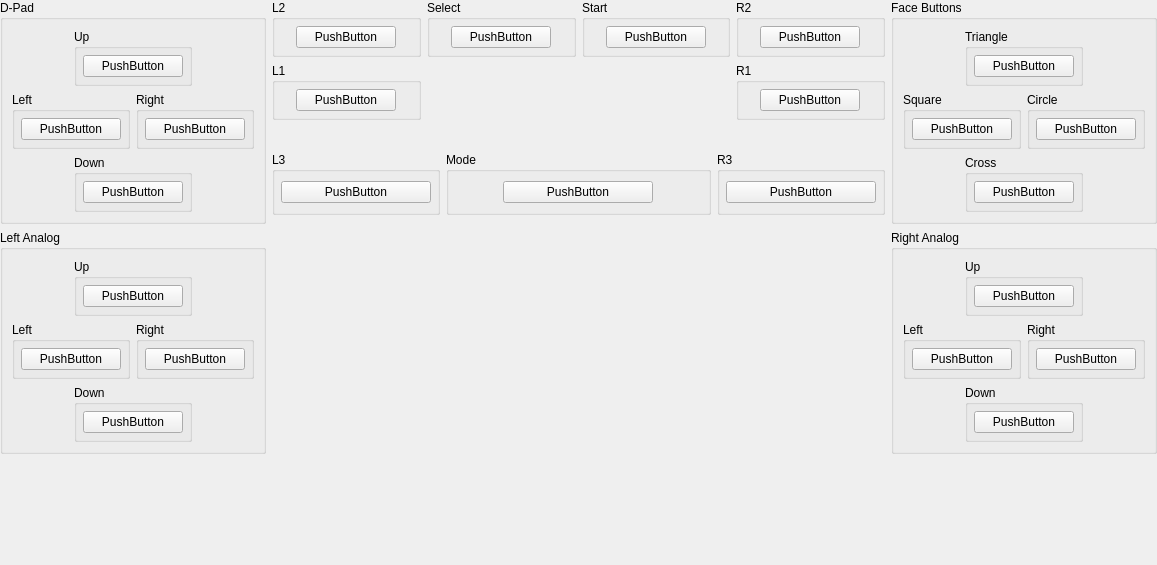
<?xml version="1.0" encoding="UTF-8"?>
<ui version="4.0">
 <class>ControllerBindingWidget_AnalogJoystick</class>
 <widget class="QWidget" name="ControllerBindingWidget_AnalogJoystick">
  <property name="geometry">
   <rect>
    <x>0</x>
    <y>0</y>
    <width>1157</width>
    <height>565</height>
   </rect>
  </property>
  <property name="sizePolicy">
   <sizepolicy hsizetype="MinimumExpanding" vsizetype="Preferred">
    <horstretch>0</horstretch>
    <verstretch>0</verstretch>
   </sizepolicy>
  </property>
  <property name="minimumSize">
   <size>
    <width>1100</width>
    <height>500</height>
   </size>
  </property>
  <layout class="QGridLayout" name="gridLayout_35">
   <property name="leftMargin">
    <number>0</number>
   </property>
   <property name="topMargin">
    <number>0</number>
   </property>
   <property name="rightMargin">
    <number>0</number>
   </property>
   <property name="bottomMargin">
    <number>0</number>
   </property>
   <item row="0" column="0" rowspan="3">
    <layout class="QVBoxLayout" name="verticalLayout_2">
     <item>
      <widget class="QGroupBox" name="groupBox">
       <property name="title">
        <string>D-Pad</string>
       </property>
       <layout class="QGridLayout" name="gridLayout_5">
        <item row="3" column="1" colspan="2">
         <widget class="QGroupBox" name="groupBox_5">
          <property name="title">
           <string>Down</string>
          </property>
          <layout class="QGridLayout" name="gridLayout_4">
           <property name="leftMargin">
            <number>6</number>
           </property>
           <property name="topMargin">
            <number>6</number>
           </property>
           <property name="rightMargin">
            <number>6</number>
           </property>
           <property name="bottomMargin">
            <number>6</number>
           </property>
           <item row="0" column="0">
            <widget class="InputBindingWidget" name="Down">
             <property name="minimumSize">
              <size>
               <width>100</width>
               <height>0</height>
              </size>
             </property>
             <property name="maximumSize">
              <size>
               <width>100</width>
               <height>16777215</height>
              </size>
             </property>
             <property name="text">
              <string>PushButton</string>
             </property>
            </widget>
           </item>
          </layout>
         </widget>
        </item>
        <item row="2" column="0" colspan="2">
         <widget class="QGroupBox" name="groupBox_3">
          <property name="title">
           <string>Left</string>
          </property>
          <layout class="QGridLayout" name="gridLayout_2">
           <property name="leftMargin">
            <number>6</number>
           </property>
           <property name="topMargin">
            <number>6</number>
           </property>
           <property name="rightMargin">
            <number>6</number>
           </property>
           <property name="bottomMargin">
            <number>6</number>
           </property>
           <item row="0" column="0">
            <widget class="InputBindingWidget" name="Left">
             <property name="minimumSize">
              <size>
               <width>100</width>
               <height>0</height>
              </size>
             </property>
             <property name="maximumSize">
              <size>
               <width>100</width>
               <height>16777215</height>
              </size>
             </property>
             <property name="text">
              <string>PushButton</string>
             </property>
            </widget>
           </item>
          </layout>
         </widget>
        </item>
        <item row="0" column="1" colspan="2">
         <widget class="QGroupBox" name="groupBox_2">
          <property name="title">
           <string>Up</string>
          </property>
          <layout class="QGridLayout" name="gridLayout">
           <property name="leftMargin">
            <number>6</number>
           </property>
           <property name="topMargin">
            <number>6</number>
           </property>
           <property name="rightMargin">
            <number>6</number>
           </property>
           <property name="bottomMargin">
            <number>6</number>
           </property>
           <item row="0" column="0">
            <widget class="InputBindingWidget" name="Up">
             <property name="minimumSize">
              <size>
               <width>100</width>
               <height>0</height>
              </size>
             </property>
             <property name="maximumSize">
              <size>
               <width>100</width>
               <height>16777215</height>
              </size>
             </property>
             <property name="text">
              <string>PushButton</string>
             </property>
            </widget>
           </item>
          </layout>
         </widget>
        </item>
        <item row="2" column="2" colspan="2">
         <widget class="QGroupBox" name="groupBox_4">
          <property name="title">
           <string>Right</string>
          </property>
          <layout class="QGridLayout" name="gridLayout_3">
           <property name="leftMargin">
            <number>6</number>
           </property>
           <property name="topMargin">
            <number>6</number>
           </property>
           <property name="rightMargin">
            <number>6</number>
           </property>
           <property name="bottomMargin">
            <number>6</number>
           </property>
           <item row="0" column="0">
            <widget class="InputBindingWidget" name="Right">
             <property name="minimumSize">
              <size>
               <width>100</width>
               <height>0</height>
              </size>
             </property>
             <property name="maximumSize">
              <size>
               <width>100</width>
               <height>16777215</height>
              </size>
             </property>
             <property name="text">
              <string>PushButton</string>
             </property>
            </widget>
           </item>
          </layout>
         </widget>
        </item>
       </layout>
      </widget>
     </item>
     <item>
      <widget class="QGroupBox" name="groupBox_6">
       <property name="title">
        <string>Left Analog</string>
       </property>
       <layout class="QGridLayout" name="gridLayout_6">
        <item row="3" column="1" colspan="2">
         <widget class="QGroupBox" name="groupBox_7">
          <property name="title">
           <string>Down</string>
          </property>
          <layout class="QGridLayout" name="gridLayout_7">
           <property name="leftMargin">
            <number>6</number>
           </property>
           <property name="topMargin">
            <number>6</number>
           </property>
           <property name="rightMargin">
            <number>6</number>
           </property>
           <property name="bottomMargin">
            <number>6</number>
           </property>
           <item row="0" column="0">
            <widget class="InputBindingWidget" name="LDown">
             <property name="minimumSize">
              <size>
               <width>100</width>
               <height>0</height>
              </size>
             </property>
             <property name="maximumSize">
              <size>
               <width>100</width>
               <height>16777215</height>
              </size>
             </property>
             <property name="text">
              <string>PushButton</string>
             </property>
            </widget>
           </item>
          </layout>
         </widget>
        </item>
        <item row="2" column="0" colspan="2">
         <widget class="QGroupBox" name="groupBox_8">
          <property name="title">
           <string>Left</string>
          </property>
          <layout class="QGridLayout" name="gridLayout_8">
           <property name="leftMargin">
            <number>6</number>
           </property>
           <property name="topMargin">
            <number>6</number>
           </property>
           <property name="rightMargin">
            <number>6</number>
           </property>
           <property name="bottomMargin">
            <number>6</number>
           </property>
           <item row="0" column="0">
            <widget class="InputBindingWidget" name="LLeft">
             <property name="minimumSize">
              <size>
               <width>100</width>
               <height>0</height>
              </size>
             </property>
             <property name="maximumSize">
              <size>
               <width>100</width>
               <height>16777215</height>
              </size>
             </property>
             <property name="text">
              <string>PushButton</string>
             </property>
            </widget>
           </item>
          </layout>
         </widget>
        </item>
        <item row="0" column="1" colspan="2">
         <widget class="QGroupBox" name="groupBox_9">
          <property name="title">
           <string>Up</string>
          </property>
          <layout class="QGridLayout" name="gridLayout_9">
           <property name="leftMargin">
            <number>6</number>
           </property>
           <property name="topMargin">
            <number>6</number>
           </property>
           <property name="rightMargin">
            <number>6</number>
           </property>
           <property name="bottomMargin">
            <number>6</number>
           </property>
           <item row="0" column="0">
            <widget class="InputBindingWidget" name="LUp">
             <property name="minimumSize">
              <size>
               <width>100</width>
               <height>0</height>
              </size>
             </property>
             <property name="maximumSize">
              <size>
               <width>100</width>
               <height>16777215</height>
              </size>
             </property>
             <property name="text">
              <string>PushButton</string>
             </property>
            </widget>
           </item>
          </layout>
         </widget>
        </item>
        <item row="2" column="2" colspan="2">
         <widget class="QGroupBox" name="groupBox_10">
          <property name="title">
           <string>Right</string>
          </property>
          <layout class="QGridLayout" name="gridLayout_10">
           <property name="leftMargin">
            <number>6</number>
           </property>
           <property name="topMargin">
            <number>6</number>
           </property>
           <property name="rightMargin">
            <number>6</number>
           </property>
           <property name="bottomMargin">
            <number>6</number>
           </property>
           <item row="0" column="0">
            <widget class="InputBindingWidget" name="LRight">
             <property name="minimumSize">
              <size>
               <width>100</width>
               <height>0</height>
              </size>
             </property>
             <property name="maximumSize">
              <size>
               <width>100</width>
               <height>16777215</height>
              </size>
             </property>
             <property name="text">
              <string>PushButton</string>
             </property>
            </widget>
           </item>
          </layout>
         </widget>
        </item>
       </layout>
      </widget>
     </item>
     <item>
      <spacer name="verticalSpacer_5">
       <property name="orientation">
        <enum>Qt::Vertical</enum>
       </property>
       <property name="sizeHint" stdset="0">
        <size>
         <width>20</width>
         <height>40</height>
        </size>
       </property>
      </spacer>
     </item>
    </layout>
   </item>
   <item row="0" column="1">
    <layout class="QGridLayout" name="gridLayout_27">
     <item row="1" column="3">
      <widget class="QGroupBox" name="groupBox_24">
       <property name="title">
        <string>R1</string>
       </property>
       <layout class="QGridLayout" name="gridLayout_24">
        <property name="leftMargin">
         <number>6</number>
        </property>
        <property name="topMargin">
         <number>6</number>
        </property>
        <property name="rightMargin">
         <number>6</number>
        </property>
        <property name="bottomMargin">
         <number>6</number>
        </property>
        <item row="0" column="0">
         <widget class="InputBindingWidget" name="R1">
          <property name="maximumSize">
           <size>
            <width>100</width>
            <height>16777215</height>
           </size>
          </property>
          <property name="text">
           <string>PushButton</string>
          </property>
         </widget>
        </item>
       </layout>
      </widget>
     </item>
     <item row="1" column="0">
      <widget class="QGroupBox" name="groupBox_22">
       <property name="title">
        <string>L1</string>
       </property>
       <layout class="QGridLayout" name="gridLayout_22">
        <property name="leftMargin">
         <number>6</number>
        </property>
        <property name="topMargin">
         <number>6</number>
        </property>
        <property name="rightMargin">
         <number>6</number>
        </property>
        <property name="bottomMargin">
         <number>6</number>
        </property>
        <item row="0" column="0">
         <widget class="InputBindingWidget" name="L1">
          <property name="maximumSize">
           <size>
            <width>100</width>
            <height>16777215</height>
           </size>
          </property>
          <property name="text">
           <string>PushButton</string>
          </property>
         </widget>
        </item>
       </layout>
      </widget>
     </item>
     <item row="0" column="0">
      <widget class="QGroupBox" name="groupBox_21">
       <property name="title">
        <string>L2</string>
       </property>
       <layout class="QGridLayout" name="gridLayout_21">
        <property name="leftMargin">
         <number>6</number>
        </property>
        <property name="topMargin">
         <number>6</number>
        </property>
        <property name="rightMargin">
         <number>6</number>
        </property>
        <property name="bottomMargin">
         <number>6</number>
        </property>
        <item row="0" column="0">
         <widget class="InputBindingWidget" name="L2">
          <property name="maximumSize">
           <size>
            <width>100</width>
            <height>16777215</height>
           </size>
          </property>
          <property name="text">
           <string>PushButton</string>
          </property>
         </widget>
        </item>
       </layout>
      </widget>
     </item>
     <item row="0" column="3">
      <widget class="QGroupBox" name="groupBox_23">
       <property name="title">
        <string>R2</string>
       </property>
       <layout class="QGridLayout" name="gridLayout_23">
        <property name="leftMargin">
         <number>6</number>
        </property>
        <property name="topMargin">
         <number>6</number>
        </property>
        <property name="rightMargin">
         <number>6</number>
        </property>
        <property name="bottomMargin">
         <number>6</number>
        </property>
        <item row="0" column="0">
         <widget class="InputBindingWidget" name="R2">
          <property name="maximumSize">
           <size>
            <width>100</width>
            <height>16777215</height>
           </size>
          </property>
          <property name="text">
           <string>PushButton</string>
          </property>
         </widget>
        </item>
       </layout>
      </widget>
     </item>
     <item row="0" column="2">
      <widget class="QGroupBox" name="groupBox_26">
       <property name="title">
        <string>Start</string>
       </property>
       <layout class="QGridLayout" name="gridLayout_26">
        <property name="leftMargin">
         <number>6</number>
        </property>
        <property name="topMargin">
         <number>6</number>
        </property>
        <property name="rightMargin">
         <number>6</number>
        </property>
        <property name="bottomMargin">
         <number>6</number>
        </property>
        <item row="0" column="0">
         <widget class="InputBindingWidget" name="Start">
          <property name="maximumSize">
           <size>
            <width>100</width>
            <height>16777215</height>
           </size>
          </property>
          <property name="text">
           <string>PushButton</string>
          </property>
         </widget>
        </item>
       </layout>
      </widget>
     </item>
     <item row="0" column="1">
      <widget class="QGroupBox" name="groupBox_25">
       <property name="title">
        <string>Select</string>
       </property>
       <layout class="QGridLayout" name="gridLayout_25">
        <property name="leftMargin">
         <number>6</number>
        </property>
        <property name="topMargin">
         <number>6</number>
        </property>
        <property name="rightMargin">
         <number>6</number>
        </property>
        <property name="bottomMargin">
         <number>6</number>
        </property>
        <item row="0" column="0">
         <widget class="InputBindingWidget" name="Select">
          <property name="maximumSize">
           <size>
            <width>100</width>
            <height>16777215</height>
           </size>
          </property>
          <property name="text">
           <string>PushButton</string>
          </property>
         </widget>
        </item>
       </layout>
      </widget>
     </item>
    </layout>
   </item>
   <item row="0" column="2" rowspan="3">
    <layout class="QVBoxLayout" name="verticalLayout">
     <item>
      <widget class="QGroupBox" name="groupBox_16">
       <property name="title">
        <string>Face Buttons</string>
       </property>
       <layout class="QGridLayout" name="gridLayout_16">
        <item row="3" column="1" colspan="2">
         <widget class="QGroupBox" name="groupBox_17">
          <property name="title">
           <string>Cross</string>
          </property>
          <layout class="QGridLayout" name="gridLayout_17">
           <property name="leftMargin">
            <number>6</number>
           </property>
           <property name="topMargin">
            <number>6</number>
           </property>
           <property name="rightMargin">
            <number>6</number>
           </property>
           <property name="bottomMargin">
            <number>6</number>
           </property>
           <item row="0" column="0">
            <widget class="InputBindingWidget" name="Cross">
             <property name="minimumSize">
              <size>
               <width>100</width>
               <height>0</height>
              </size>
             </property>
             <property name="maximumSize">
              <size>
               <width>100</width>
               <height>16777215</height>
              </size>
             </property>
             <property name="text">
              <string>PushButton</string>
             </property>
            </widget>
           </item>
          </layout>
         </widget>
        </item>
        <item row="2" column="0" colspan="2">
         <widget class="QGroupBox" name="groupBox_18">
          <property name="title">
           <string>Square</string>
          </property>
          <layout class="QGridLayout" name="gridLayout_18">
           <property name="leftMargin">
            <number>6</number>
           </property>
           <property name="topMargin">
            <number>6</number>
           </property>
           <property name="rightMargin">
            <number>6</number>
           </property>
           <property name="bottomMargin">
            <number>6</number>
           </property>
           <item row="0" column="0">
            <widget class="InputBindingWidget" name="Square">
             <property name="minimumSize">
              <size>
               <width>100</width>
               <height>0</height>
              </size>
             </property>
             <property name="maximumSize">
              <size>
               <width>100</width>
               <height>16777215</height>
              </size>
             </property>
             <property name="text">
              <string>PushButton</string>
             </property>
            </widget>
           </item>
          </layout>
         </widget>
        </item>
        <item row="0" column="1" colspan="2">
         <widget class="QGroupBox" name="groupBox_19">
          <property name="title">
           <string>Triangle</string>
          </property>
          <layout class="QGridLayout" name="gridLayout_19">
           <property name="leftMargin">
            <number>6</number>
           </property>
           <property name="topMargin">
            <number>6</number>
           </property>
           <property name="rightMargin">
            <number>6</number>
           </property>
           <property name="bottomMargin">
            <number>6</number>
           </property>
           <item row="0" column="0">
            <widget class="InputBindingWidget" name="Triangle">
             <property name="minimumSize">
              <size>
               <width>100</width>
               <height>0</height>
              </size>
             </property>
             <property name="maximumSize">
              <size>
               <width>100</width>
               <height>16777215</height>
              </size>
             </property>
             <property name="text">
              <string>PushButton</string>
             </property>
            </widget>
           </item>
          </layout>
         </widget>
        </item>
        <item row="2" column="2" colspan="2">
         <widget class="QGroupBox" name="groupBox_20">
          <property name="title">
           <string>Circle</string>
          </property>
          <layout class="QGridLayout" name="gridLayout_20">
           <property name="leftMargin">
            <number>6</number>
           </property>
           <property name="topMargin">
            <number>6</number>
           </property>
           <property name="rightMargin">
            <number>6</number>
           </property>
           <property name="bottomMargin">
            <number>6</number>
           </property>
           <item row="0" column="0">
            <widget class="InputBindingWidget" name="Circle">
             <property name="minimumSize">
              <size>
               <width>100</width>
               <height>0</height>
              </size>
             </property>
             <property name="maximumSize">
              <size>
               <width>100</width>
               <height>16777215</height>
              </size>
             </property>
             <property name="text">
              <string>PushButton</string>
             </property>
            </widget>
           </item>
          </layout>
         </widget>
        </item>
       </layout>
      </widget>
     </item>
     <item>
      <widget class="QGroupBox" name="groupBox_11">
       <property name="title">
        <string>Right Analog</string>
       </property>
       <layout class="QGridLayout" name="gridLayout_11">
        <item row="2" column="0" colspan="2">
         <widget class="QGroupBox" name="groupBox_13">
          <property name="title">
           <string>Left</string>
          </property>
          <layout class="QGridLayout" name="gridLayout_13">
           <property name="leftMargin">
            <number>6</number>
           </property>
           <property name="topMargin">
            <number>6</number>
           </property>
           <property name="rightMargin">
            <number>6</number>
           </property>
           <property name="bottomMargin">
            <number>6</number>
           </property>
           <item row="0" column="0">
            <widget class="InputBindingWidget" name="RLeft">
             <property name="minimumSize">
              <size>
               <width>100</width>
               <height>0</height>
              </size>
             </property>
             <property name="maximumSize">
              <size>
               <width>100</width>
               <height>16777215</height>
              </size>
             </property>
             <property name="text">
              <string>PushButton</string>
             </property>
            </widget>
           </item>
          </layout>
         </widget>
        </item>
        <item row="3" column="1" colspan="2">
         <widget class="QGroupBox" name="groupBox_12">
          <property name="title">
           <string>Down</string>
          </property>
          <layout class="QGridLayout" name="gridLayout_12">
           <property name="leftMargin">
            <number>6</number>
           </property>
           <property name="topMargin">
            <number>6</number>
           </property>
           <property name="rightMargin">
            <number>6</number>
           </property>
           <property name="bottomMargin">
            <number>6</number>
           </property>
           <item row="0" column="0">
            <widget class="InputBindingWidget" name="RDown">
             <property name="minimumSize">
              <size>
               <width>100</width>
               <height>0</height>
              </size>
             </property>
             <property name="maximumSize">
              <size>
               <width>100</width>
               <height>16777215</height>
              </size>
             </property>
             <property name="text">
              <string>PushButton</string>
             </property>
            </widget>
           </item>
          </layout>
         </widget>
        </item>
        <item row="2" column="2" colspan="2">
         <widget class="QGroupBox" name="groupBox_15">
          <property name="title">
           <string>Right</string>
          </property>
          <layout class="QGridLayout" name="gridLayout_15">
           <property name="leftMargin">
            <number>6</number>
           </property>
           <property name="topMargin">
            <number>6</number>
           </property>
           <property name="rightMargin">
            <number>6</number>
           </property>
           <property name="bottomMargin">
            <number>6</number>
           </property>
           <item row="0" column="0">
            <widget class="InputBindingWidget" name="RRight">
             <property name="minimumSize">
              <size>
               <width>100</width>
               <height>0</height>
              </size>
             </property>
             <property name="maximumSize">
              <size>
               <width>100</width>
               <height>16777215</height>
              </size>
             </property>
             <property name="text">
              <string>PushButton</string>
             </property>
            </widget>
           </item>
          </layout>
         </widget>
        </item>
        <item row="0" column="1" colspan="2">
         <widget class="QGroupBox" name="groupBox_14">
          <property name="title">
           <string>Up</string>
          </property>
          <layout class="QGridLayout" name="gridLayout_14">
           <property name="leftMargin">
            <number>6</number>
           </property>
           <property name="topMargin">
            <number>6</number>
           </property>
           <property name="rightMargin">
            <number>6</number>
           </property>
           <property name="bottomMargin">
            <number>6</number>
           </property>
           <item row="0" column="0">
            <widget class="InputBindingWidget" name="RUp">
             <property name="minimumSize">
              <size>
               <width>100</width>
               <height>0</height>
              </size>
             </property>
             <property name="maximumSize">
              <size>
               <width>100</width>
               <height>16777215</height>
              </size>
             </property>
             <property name="text">
              <string>PushButton</string>
             </property>
            </widget>
           </item>
          </layout>
         </widget>
        </item>
       </layout>
      </widget>
     </item>
     <item>
      <spacer name="verticalSpacer_4">
       <property name="orientation">
        <enum>Qt::Vertical</enum>
       </property>
       <property name="sizeHint" stdset="0">
        <size>
         <width>20</width>
         <height>40</height>
        </size>
       </property>
      </spacer>
     </item>
    </layout>
   </item>
   <item row="1" column="1">
    <layout class="QHBoxLayout" name="horizontalLayout_4">
     <item>
      <spacer name="horizontalSpacer">
       <property name="orientation">
        <enum>Qt::Horizontal</enum>
       </property>
       <property name="sizeHint" stdset="0">
        <size>
         <width>40</width>
         <height>20</height>
        </size>
       </property>
      </spacer>
     </item>
     <item>
      <widget class="QLabel" name="label">
       <property name="sizePolicy">
        <sizepolicy hsizetype="Fixed" vsizetype="Fixed">
         <horstretch>0</horstretch>
         <verstretch>0</verstretch>
        </sizepolicy>
       </property>
       <property name="maximumSize">
        <size>
         <width>400</width>
         <height>266</height>
        </size>
       </property>
       <property name="text">
        <string/>
       </property>
       <property name="pixmap">
        <pixmap resource="resources/resources.qrc">:/controllers/analog_joystick.svg</pixmap>
       </property>
       <property name="scaledContents">
        <bool>true</bool>
       </property>
      </widget>
     </item>
     <item>
      <spacer name="horizontalSpacer_2">
       <property name="orientation">
        <enum>Qt::Horizontal</enum>
       </property>
       <property name="sizeHint" stdset="0">
        <size>
         <width>40</width>
         <height>20</height>
        </size>
       </property>
      </spacer>
     </item>
    </layout>
   </item>
   <item row="2" column="1">
    <layout class="QGridLayout" name="gridLayout_32">
     <item row="0" column="3">
      <widget class="QGroupBox" name="groupBox_28">
       <property name="title">
        <string>R3</string>
       </property>
       <layout class="QGridLayout" name="gridLayout_29">
        <property name="leftMargin">
         <number>6</number>
        </property>
        <property name="topMargin">
         <number>6</number>
        </property>
        <property name="rightMargin">
         <number>6</number>
        </property>
        <property name="bottomMargin">
         <number>6</number>
        </property>
        <item row="0" column="0">
         <widget class="InputBindingWidget" name="R3">
          <property name="minimumSize">
           <size>
            <width>150</width>
            <height>0</height>
           </size>
          </property>
          <property name="maximumSize">
           <size>
            <width>100</width>
            <height>16777215</height>
           </size>
          </property>
          <property name="text">
           <string>PushButton</string>
          </property>
         </widget>
        </item>
       </layout>
      </widget>
     </item>
     <item row="0" column="0">
      <widget class="QGroupBox" name="groupBox_27">
       <property name="title">
        <string>L3</string>
       </property>
       <layout class="QGridLayout" name="gridLayout_28">
        <property name="leftMargin">
         <number>6</number>
        </property>
        <property name="topMargin">
         <number>6</number>
        </property>
        <property name="rightMargin">
         <number>6</number>
        </property>
        <property name="bottomMargin">
         <number>6</number>
        </property>
        <item row="0" column="0">
         <widget class="InputBindingWidget" name="L3">
          <property name="minimumSize">
           <size>
            <width>150</width>
            <height>0</height>
           </size>
          </property>
          <property name="maximumSize">
           <size>
            <width>100</width>
            <height>16777215</height>
           </size>
          </property>
          <property name="text">
           <string>PushButton</string>
          </property>
         </widget>
        </item>
       </layout>
      </widget>
     </item>
     <item row="1" column="0" colspan="4">
      <spacer name="verticalSpacer">
       <property name="orientation">
        <enum>Qt::Vertical</enum>
       </property>
       <property name="sizeHint" stdset="0">
        <size>
         <width>20</width>
         <height>40</height>
        </size>
       </property>
      </spacer>
     </item>
     <item row="0" column="1" colspan="2">
      <widget class="QGroupBox" name="groupBox_31">
       <property name="title">
        <string>Mode</string>
       </property>
       <layout class="QGridLayout" name="gridLayout_33">
        <item row="0" column="0">
         <widget class="InputBindingWidget" name="Mode">
          <property name="maximumSize">
           <size>
            <width>150</width>
            <height>16777215</height>
           </size>
          </property>
          <property name="text">
           <string>PushButton</string>
          </property>
         </widget>
        </item>
       </layout>
      </widget>
     </item>
    </layout>
   </item>
  </layout>
 </widget>
 <customwidgets>
  <customwidget>
   <class>InputBindingWidget</class>
   <extends>QPushButton</extends>
   <header>inputbindingwidgets.h</header>
  </customwidget>
 </customwidgets>
 <resources>
  <include location="resources/duckstation-qt.qrc"/>
 </resources>
 <connections/>
</ui>
